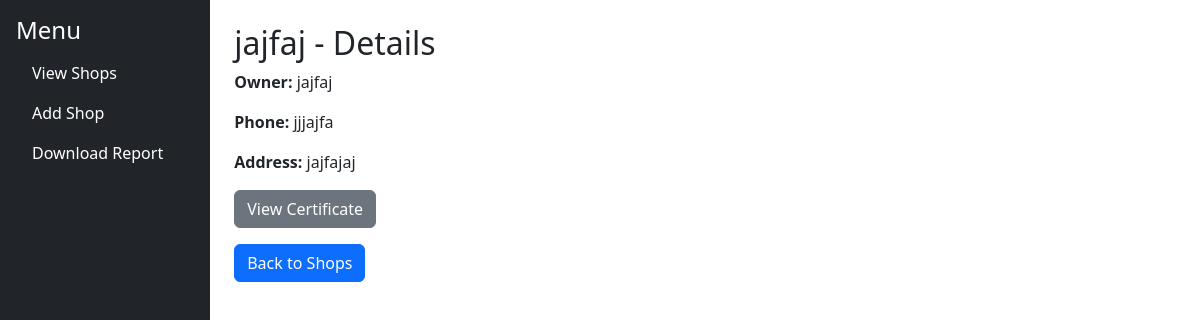
Before: /shop/2/ with the older database file.
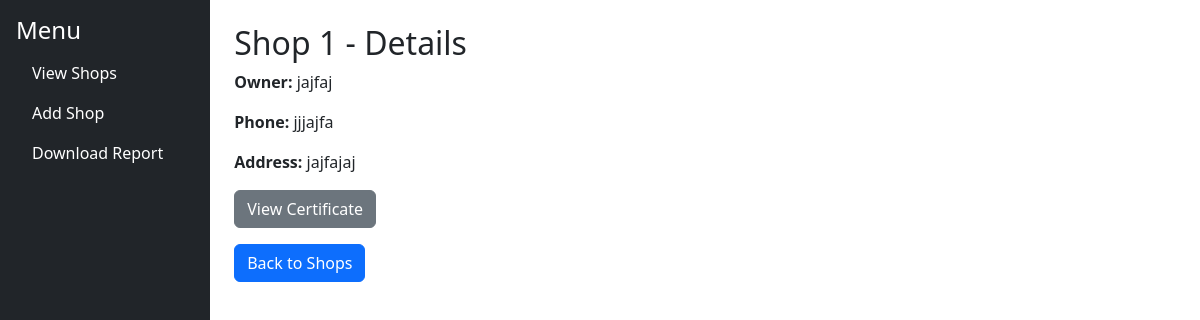
After: the same page with the newer database file.
### shops/models.py (models this page shows, shortened)
class Shop(models.Model):
    name = models.CharField(max_length=255)
    owner = models.CharField(max_length=255)
    phone = models.CharField(max_length=15)
    address = models.TextField()
    business_license = models.ImageField(upload_to='media/licenses/')
    shop_images = models.ImageField(upload_to='media/images/')

### shops/views.py (the view)
# urls.py: path('shop/<int:shop_id>/', views.shop_detail, name='shop_detail'),
def shop_detail(request, shop_id):
    shop = get_object_or_404(Shop, id=shop_id)
    return render(request, 'shops/shop_detail.html', {'shop': shop})

### shops/templates/shops/shop_detail.html
{% extends 'shops/base.html' %}
{% block content %}
<h2>{{ shop.name }} - Details</h2>
<p><strong>Owner:</strong> {{ shop.owner }}</p>
<p><strong>Phone:</strong> {{ shop.phone }}</p>
<p><strong>Address:</strong> {{ shop.address }}</p>
<p><a href="{{ shop.business_license.url }}" target="_blank" class="btn btn-secondary">View Certificate</a></p>
<a href="{% url 'shop_list' %}" class="btn btn-primary">Back to Shops</a>
{% endblock %}

Changed rows visible on the page:
changed Shop "jajfaj": name "jajfaj" → "Shop 1"
